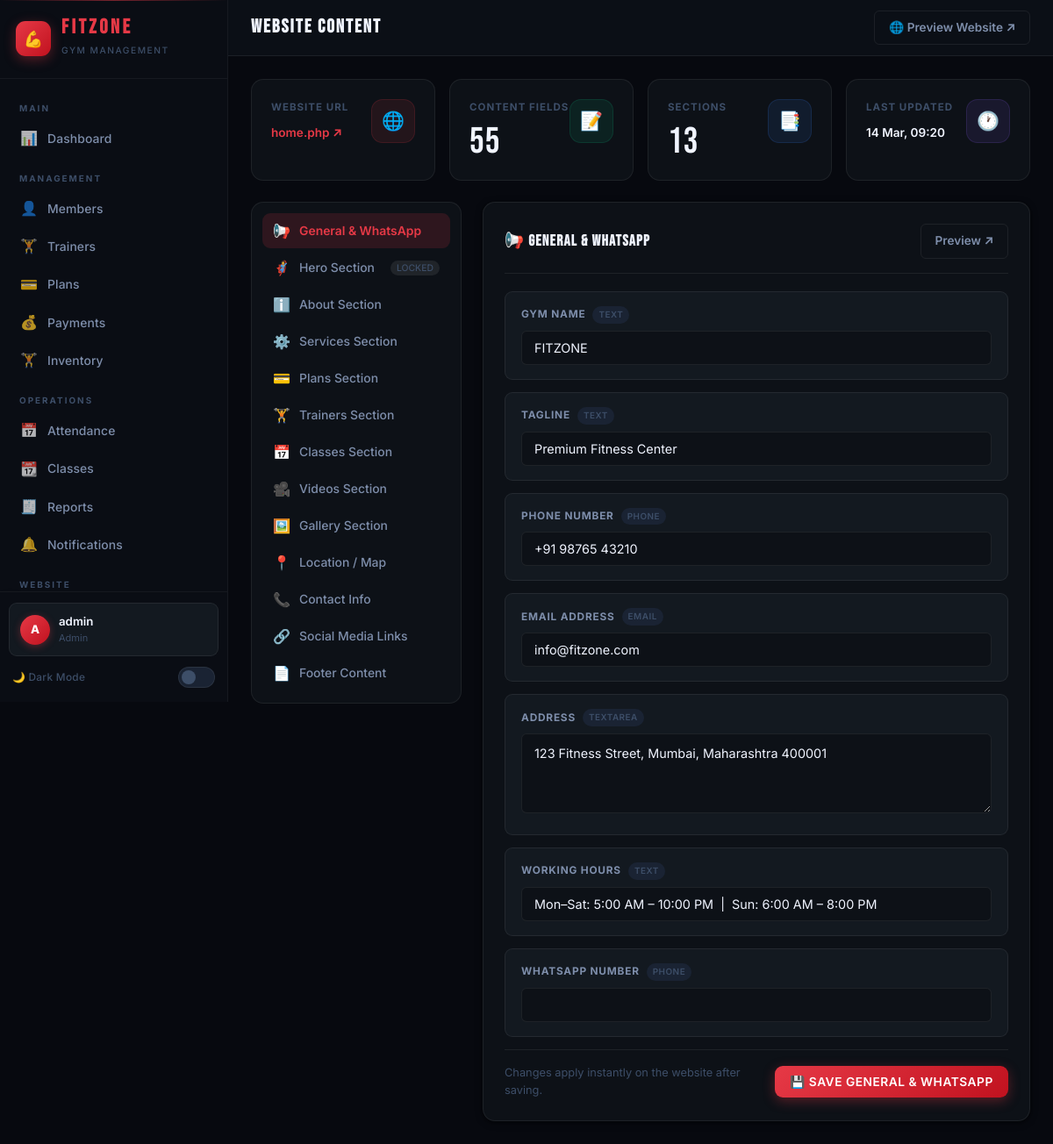
The app's page /pages/admin/website-content.php (signed in) with its own data.
### tables this page shows
CREATE TABLE `website_content` (
  `id` int(11) NOT NULL,
  `section_key` varchar(80) NOT NULL,
  `label` varchar(120) NOT NULL,
  `value` text DEFAULT NULL,
  `type` enum('text','textarea','url','email','phone','toggle') DEFAULT 'text',
  `section_group` varchar(60) DEFAULT 'general',
  `sort_order` int(11) DEFAULT 0,
  `updated_at` timestamp NOT NULL DEFAULT current_timestamp() ON UPDATE current_timestamp()
);

### pages/admin/website-content.php (the view, shortened to what this page needs)
<?php
require_once '../../includes/auth.php';
$conn->query("CREATE TABLE IF NOT EXISTS website_content (
    id INT AUTO_INCREMENT PRIMARY KEY,
    section_key VARCHAR(80) NOT NULL UNIQUE,
    label VARCHAR(120) NOT NULL,
    value TEXT,
    type ENUM('text','textarea','url','email','phone','toggle') DEFAULT 'text',
    section_group VARCHAR(60) DEFAULT 'general',
    sort_order INT DEFAULT 0,
    updated_at TIMESTAMP DEFAULT CURRENT_TIMESTAMP ON UPDATE CURRENT_TIMESTAMP
) ENGINE=InnoDB DEFAULT CHARSET=utf8mb4");
$conn->query("INSERT IGNORE INTO website_content (section_key, label, value, type, section_group, sort_order) VALUES
    ('about_image',        'About: Section Image URL',                         '', 'url',      'about',    9),
    ('whatsapp_number',    'WhatsApp Number',                                  '', 'phone',    'general',  7),
    ('videos_show',        'Show Videos Section',                              '1','toggle',   'videos',   1),
    ('videos_title',       'Videos: Section Title',                 'Inside FitZone','text',  'videos',   2),
    ('videos_subtitle',    'Videos: Subtitle','See our world-class facilities and training sessions in action.','textarea','videos',3),
    ('gallery_show',       'Show Gallery Section',                             '1','toggle',   'gallery',  1),
    ('gallery_title',      'Gallery: Section Title',                 'Gym Gallery', 'text',   'gallery',  2),
    ('gallery_subtitle',   'Gallery: Subtitle',      'A glimpse into the FitZone experience.','textarea','gallery',3),
    ('location_show',      'Show Location Section',                            '1','toggle',   'location', 1),
    ('location_map_embed', 'Location: Google Maps Embed (paste full iframe code)','','textarea','location',2),
    ('location_title',     'Location: Section Title',                  'Location',  'text',   'location', 3)
");
$allContent = [];
$res = $conn->query("SELECT * FROM website_content ORDER BY section_group, sort_order");
while ($row = $res->fetch_assoc()) {
    $allContent[$row['section_group']][] = $row;
}
$sections = [
    'general'  => ['label' => 'General & WhatsApp',  'icon' => '📢'],
    'hero'     => ['label' => 'Hero Section',         'icon' => '🦸', 'disabled' => true],
    'about'    => ['label' => 'About Section',        'icon' => 'ℹ️'],
    'services' => ['label' => 'Services Section',     'icon' => '⚙️'],
    'plans'    => ['label' => 'Plans Section',        'icon' => '💳'],
    'trainers' => ['label' => 'Trainers Section',     'icon' => '🏋️'],
    'classes'  => ['label' => 'Classes Section',      'icon' => '📅'],
    'videos'   => ['label' => 'Videos Section',       'icon' => '🎥'],
    'gallery'  => ['label' => 'Gallery Section',      'icon' => '🖼️'],
    'location' => ['label' => 'Location / Map',       'icon' => '📍'],
    'contact'  => ['label' => 'Contact Info',         'icon' => '📞'],
    'social'   => ['label' => 'Social Media Links',   'icon' => '🔗'],
    'footer'   => ['label' => 'Footer Content',       'icon' => '📄'],
];
$activeTab = $_GET['tab'] ?? 'general';
?>
<!DOCTYPE html>
<?php $__theme = $_COOKIE["fitzone_theme"] ?? "dark"; ?>
<html lang="en" data-theme="<?= htmlspecialchars($__theme) ?>">
<head>
    <link rel="stylesheet" href="../../assets/css/style.css">
</head>
<body>
<div class="app-layout">
    <?php include '../../includes/sidebar.php'; ?>
    <div class="main-content">
        <header class="top-header">
            <h2 class="page-title">WEBSITE CONTENT</h2>
            <div class="top-header-actions">
                <a href="../../home.php" target="_blank" class="preview-link">
                    🌐 Preview Website ↗
                </a>
            </div>
        </header>
        <div class="page-content">
            <div class="stats-grid" style="grid-template-columns:repeat(auto-fit,minmax(180px,1fr));margin-bottom:24px;">
                <div class="stat-card red">
                    <div class="stat-info">
                        <h4>Website URL</h4>
                        <div style="font-size:0.85rem;margin-top:8px;font-weight:600;">
                            <a href="../../home.php" target="_blank" style="color:var(--primary);text-decoration:none;">home.php ↗</a>
                        </div>
                    </div>
                    <div class="stat-icon">🌐</div>
                </div>
                <div class="stat-card green">
                    <div class="stat-info">
                        <h4>Content Fields</h4>
                        <div class="stat-number"><?= array_sum(array_map('count', $allContent)) ?></div>
                    </div>
                    <div class="stat-icon">📝</div>
                </div>
                <div class="stat-card blue">
                    <div class="stat-info">
                        <h4>Sections</h4>
                        <div class="stat-number"><?= count($sections) ?></div>
                    </div>
                    <div class="stat-icon">📑</div>
                </div>
                <div class="stat-card purple">
                    <div class="stat-info">
                        <h4>Last Updated</h4>
                        <div style="font-size:0.85rem;margin-top:8px;font-weight:600;">
                            <?php
                            $lu = $conn->query("SELECT MAX(updated_at) as t FROM website_content")->fetch_assoc()['t'];
                            echo $lu ? date('d M, H:i', strtotime($lu)) : 'Never';
                            ?>
                        </div>
                    </div>
                    <div class="stat-icon">🕐</div>
                </div>
            </div>
            <div class="cms-layout">
                <div class="cms-sidebar">
                    <?php foreach ($sections as $key => $meta): ?>
                    <?php $isDisabled = !empty($meta['disabled']); ?>
                    <button class="cms-tab-btn <?= $activeTab === $key ? 'active' : '' ?> <?= $isDisabled ? 'disabled' : '' ?>"
                            <?= $isDisabled ? 'disabled title="This section is currently locked"' : "onclick=\"switchTab('$key')\"" ?>>
                        <span class="cms-section-icon"><?= $meta['icon'] ?></span>
                        <?= $meta['label'] ?>
                        <?php if ($isDisabled): ?>
                        <span style="margin-left:auto;font-size:0.65rem;background:rgba(255,255,255,0.08);padding:2px 7px;border-radius:100px;color:var(--text-muted);">LOCKED</span>
                        <?php endif; ?>
                    </button>
                    <?php endforeach; ?>
                </div>
                <div class="cms-main">
                    <?php foreach ($sections as $sKey => $sMeta): ?>
                    <div class="cms-panel <?= $activeTab === $sKey ? 'active' : '' ?>" id="panel-<?= $sKey ?>">
                        <div class="card">
                            <div class="card-header">
                                <h3><?= $sMeta['icon'] ?> <?= $sMeta['label'] ?></h3>
                                <a href="../../home.php#<?= $sKey === 'general' ? 'home' : $sKey ?>" target="_blank" class="preview-link">Preview ↗</a>
                            </div>
                            <form method="POST" id="form-<?= $sKey ?>" onsubmit="return saveSection(event, '<?= $sKey ?>')">
                                <?php if (!empty($allContent[$sKey])): ?>
                                    <?php foreach ($allContent[$sKey] as $field): ?>
                                    <div class="field-group">
                                        <div class="field-label">
                                            <?= htmlspecialchars($field['label']) ?>
                                            <span class="field-type-badge"><?= $field['type'] ?></span>
                                        </div>
                                        <?php if ($field['type'] === 'toggle'): ?>
                                        <div class="toggle-row">
                                            <span class="toggle-label-text">
                                                <?= $field['value'] === '1' ? '✅ Visible on website' : '❌ Hidden from website' ?>
                                            </span>
                                            <label class="toggle-pill">
                                                <input type="checkbox"
                                                    <?= $field['value'] === '1' ? 'checked' : '' ?>
                                                    onchange="toggleField('<?= htmlspecialchars($field['section_key']) ?>', this)">
                                                <div class="toggle-pill-track"></div>
                                                <div class="toggle-pill-thumb"></div>
                                            </label>
                                        </div>
                                        <?php elseif ($field['type'] === 'textarea'): ?>
                                        <textarea
                                            class="cms-textarea"
                                            name="fields[<?= htmlspecialchars($field['section_key']) ?>]"
                                            rows="<?= substr_count($field['value'], "\n") + 3 ?>"
                                        ><?= htmlspecialchars($field['value']) ?></textarea>
                                        <?php else: ?>
                                        <input
                                            type="<?= $field['type'] === 'email' ? 'email' : ($field['type'] === 'url' ? 'url' : ($field['type'] === 'phone' ? 'tel' : 'text')) ?>"
                                            class="cms-input"
                                            name="fields[<?= htmlspecialchars($field['section_key']) ?>]"
                                            value="<?= htmlspecialchars($field['value']) ?>">
                                        <?php endif; ?>
                                    </div>
                                    <?php endforeach; ?>
                                <?php else: ?>
                                    <p style="color:var(--text-muted);text-align:center;padding:30px;">No fields in this section.</p>
                                <?php endif; ?>
                                <div class="section-save-bar">
                                    <span class="save-hint">Changes apply instantly on the website after saving.</span>
                                    <button type="submit" class="btn btn-primary" id="save-btn-<?= $sKey ?>">
                                        💾 Save <?= $sMeta['label'] ?>
                                    </button>
                                </div>
                            </form>
                        </div>
                    </div>
                    <?php endforeach; ?>
                </div>
            </div>
        </div>
    </div>
</div>
</body>
</html>

### pages/admin/website-content.php (style rules this page uses)
.cms-layout { display: grid; grid-template-columns: 240px 1fr; gap: 24px; align-items: start; }
.cms-sidebar { background: var(--bg-card); border: 1px solid var(--border); border-radius: var(--radius); padding: 12px; position: sticky; top: calc(var(--header-height) + 24px); }
.cms-tab-btn { display: flex; align-items: center; gap: 10px; width: 100%; padding: 10px 12px; border: none; background: transparent; color: var(--text-secondary); border-radius: var(--radius-sm); font-family: 'Inter','Outfit',sans-serif; font-weight: 500; font-size: 0.87rem; cursor: pointer; text-align: left; transition: all 0.2s; margin-bottom: 2px; }
.cms-tab-btn.active { background: var(--primary-alpha); color: var(--primary); font-weight: 600; }
.cms-tab-btn.active::before { display: none; }
.cms-section-icon { font-size: 1rem; width: 20px; text-align: center; }
.cms-main { display: flex; flex-direction: column; gap: 0; }
.cms-panel { display: none; }
.cms-panel.active { display: block; }
.field-group { background: var(--bg-surface); border: 1px solid var(--border); border-radius: var(--radius-sm); padding: 16px 18px; margin-bottom: 14px; transition: border-color 0.2s; }
.field-label { font-size: 0.74rem; text-transform: uppercase; letter-spacing: 0.8px; color: var(--text-secondary); font-weight: 700; margin-bottom: 8px; display: flex; align-items: center; gap: 8px; }
.field-type-badge { font-size: 0.62rem; padding: 2px 7px; border-radius: 100px; background: var(--bg-surface2); color: var(--text-muted); font-weight: 600; letter-spacing: 0.5px; text-transform: uppercase; }
.cms-input, .cms-textarea { width: 100%; padding: 10px 14px; background: var(--bg-card); border: 1px solid var(--border); border-radius: var(--radius-xs); color: var(--text-primary); font-family: 'Inter','Outfit',sans-serif; font-size: 0.9rem; outline: none; transition: all 0.2s; -webkit-appearance: none; appearance: none; }
.cms-textarea { resize: vertical; min-height: 90px; line-height: 1.6; }
.section-save-bar { display: flex; align-items: center; justify-content: space-between; padding: 16px 0 0; border-top: 1px solid var(--border); margin-top: 8px; }
.save-hint { font-size: 0.8rem; color: var(--text-muted); }
.preview-link { display: inline-flex; align-items: center; gap: 7px; font-size: 0.85rem; font-weight: 600; color: var(--text-secondary); border: 1px solid var(--border); padding: 8px 16px; border-radius: var(--radius-xs); transition: all 0.2s; text-decoration: none; }

### records on screen
website_content: label "GYM NAME", type "TEXT", value "FITZONE"
website_content: label "TAGLINE", type "TEXT", value "Premium Fitness Center"
website_content: label "PHONE NUMBER", type "PHONE", value "+91 98765 43210"
website_content: label "EMAIL ADDRESS", type "EMAIL", value "info@fitzone.com"
website_content: label "ADDRESS", type "TEXTAREA", section_key+value "123 Fitness Street, Mumbai, Maharashtra 400001"
website_content: label "WORKING HOURS", type "TEXT", value "Mon–Sat: 5:00 AM – 10:00 PM | Sun: 6:00 AM – 8:00 PM"
website_content: label "WHATSAPP NUMBER", type "PHONE"

### other values on screen
substr($_SESSION['username'] ?? 'U', 0, 1) "A"
$_SESSION['username'] "admin"
$_SESSION['role'] "Admin"
array_sum(array_map('count', $allContent)) "55"
count($sections) "13"
date('d M, H:i', strtotime($lu)) "14 Mar, 09:20"
$meta['icon'] "📢"
$meta['label'] "General & WhatsApp"
$meta['icon'] "🦸"
$meta['label'] "Hero Section"
$meta['icon'] "ℹ️"
$meta['label'] "About Section"
$meta['icon'] "⚙️"
$meta['label'] "Services Section"
$meta['icon'] "💳"
